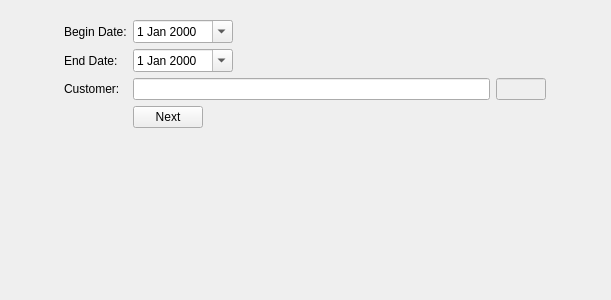
<?xml version="1.0" encoding="UTF-8"?>
<ui version="4.0">
 <class>CustomersItemWiseSale</class>
 <widget class="QWidget" name="CustomersItemWiseSale">
  <property name="geometry">
   <rect>
    <x>0</x>
    <y>0</y>
    <width>611</width>
    <height>300</height>
   </rect>
  </property>
  <property name="windowTitle">
   <string>Form</string>
  </property>
  <layout class="QGridLayout" name="gridLayout">
   <item row="0" column="0">
    <widget class="QFrame" name="frame">
     <property name="maximumSize">
      <size>
       <width>500</width>
       <height>16777215</height>
      </size>
     </property>
     <property name="frameShape">
      <enum>QFrame::NoFrame</enum>
     </property>
     <property name="frameShadow">
      <enum>QFrame::Raised</enum>
     </property>
     <layout class="QFormLayout" name="formLayout">
      <item row="0" column="0">
       <widget class="QLabel" name="label">
        <property name="text">
         <string>Begin Date:</string>
        </property>
       </widget>
      </item>
      <item row="0" column="1">
       <widget class="QDateEdit" name="begindate">
        <property name="maximumSize">
         <size>
          <width>100</width>
          <height>16777215</height>
         </size>
        </property>
        <property name="calendarPopup">
         <bool>true</bool>
        </property>
       </widget>
      </item>
      <item row="1" column="0">
       <widget class="QLabel" name="label_2">
        <property name="text">
         <string>End Date:</string>
        </property>
       </widget>
      </item>
      <item row="1" column="1">
       <widget class="QDateEdit" name="enddate">
        <property name="maximumSize">
         <size>
          <width>100</width>
          <height>16777215</height>
         </size>
        </property>
        <property name="calendarPopup">
         <bool>true</bool>
        </property>
       </widget>
      </item>
      <item row="2" column="0">
       <widget class="QLabel" name="label_3">
        <property name="text">
         <string>Customer:</string>
        </property>
       </widget>
      </item>
      <item row="2" column="1">
       <layout class="QHBoxLayout" name="horizontalLayout">
        <item>
         <widget class="QLineEdit" name="customername"/>
        </item>
        <item>
         <widget class="QLineEdit" name="customerid">
          <property name="enabled">
           <bool>false</bool>
          </property>
          <property name="maximumSize">
           <size>
            <width>50</width>
            <height>16777215</height>
           </size>
          </property>
         </widget>
        </item>
       </layout>
      </item>
      <item row="3" column="1">
       <widget class="QPushButton" name="btn_next">
        <property name="maximumSize">
         <size>
          <width>70</width>
          <height>16777215</height>
         </size>
        </property>
        <property name="text">
         <string>Next</string>
        </property>
       </widget>
      </item>
     </layout>
    </widget>
   </item>
  </layout>
 </widget>
 <resources/>
 <connections/>
</ui>
